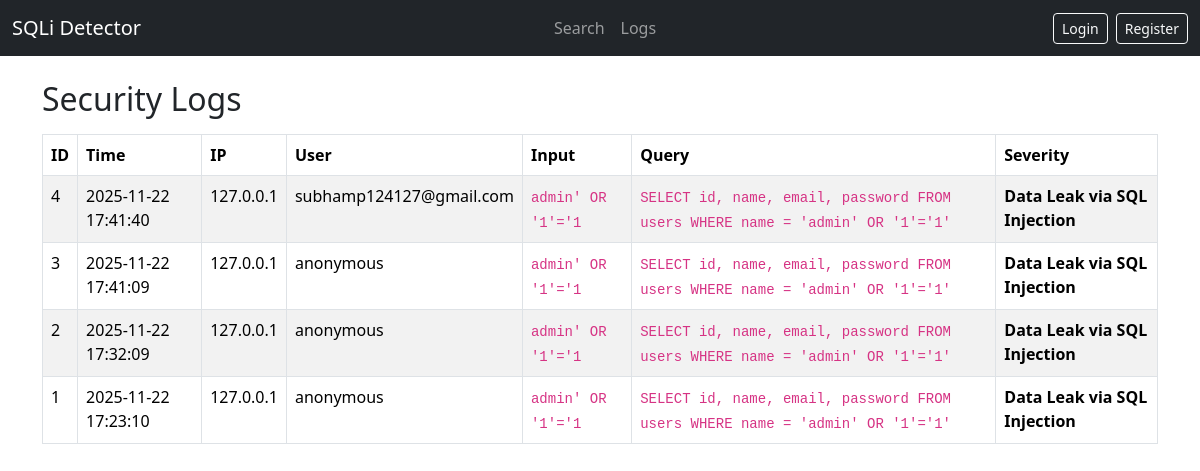
The page /admin/logs (signed in) on the database its author committed.
### tables this page shows
CREATE TABLE security_logs (
            id INTEGER PRIMARY KEY AUTOINCREMENT,
            timestamp TEXT NOT NULL,
            ip TEXT,
            username TEXT,
            input TEXT,
            query TEXT,
            severity TEXT NOT NULL
        );

### app.py (the view, shortened to what this page needs)
@app.route("/admin/logs", methods=["GET", "POST"])
def admin_logs():
    if not session.get("is_admin"):
        return render_template("logs.html", logs=None, need_password=True)
    db = get_db()
    cur = db.cursor()
    cur.execute(
        "SELECT id, timestamp, ip, username, input, query, severity "
        "FROM security_logs ORDER BY id DESC"
    )
    logs = cur.fetchall()
    return render_template("logs.html", logs=logs, need_password=False)

### app.py (called while the page is built)
def get_db():
    if "db" not in g:
        g.db = sqlite3.connect(APP_DB)
        g.db.row_factory = sqlite3.Row
    return g.db

### templates/logs.html
{% extends "base.html" %}
{% block content %}
<h2>Security Logs</h2>
{% if need_password %}
<form method="post" class="mt-3">
    <div class="mb-3">
        <label class="form-label">Admin Password</label>
        <input class="form-control" type="password" name="admin_pass" required>
    </div>
    <button class="btn btn-primary" type="submit">View Logs</button>
</form>
{% else %}
{% if logs and logs|length > 0 %}
<table class="table table-bordered table-striped mt-3">
    <thead>
        <tr>
            <th>ID</th>
            <th>Time</th>
            <th>IP</th>
            <th>User</th>
            <th>Input</th>
            <th>Query</th>
            <th>Severity</th>
        </tr>
    </thead>
    <tbody>
        {% for log in logs %}
        <tr>
            <td>{{ log['id'] }}</td>
            <td>{{ log['timestamp'] }}</td>
            <td>{{ log['ip'] }}</td>
            <td>{{ log['username'] }}</td>
            <td><code>{{ log['input'] }}</code></td>
            <td><code>{{ log['query'] }}</code></td>
            <td><strong>{{ log['severity'] }}</strong></td>
        </tr>
        {% endfor %}
    </tbody>
</table>
{% else %}
<p class="mt-3">No logs found.</p>
{% endif %}
{% endif %}
{% endblock %}

### templates/base.html (shortened to what this page needs)
<!DOCTYPE html>
<html lang="en">
<head>
    <link
      rel="stylesheet"
      href="https://cdn.jsdelivr.net/npm/bootstrap@5.3.2/dist/css/bootstrap.min.css"
    >
</head>
<body>
<nav class="navbar navbar-expand-lg navbar-dark bg-dark mb-4">
    <div class="container-fluid">
        <a class="navbar-brand" href="{{ url_for('index') }}">SQLi Detector</a>
        <div>
            <ul class="navbar-nav me-auto mb-2 mb-lg-0">
                <li class="nav-item"><a class="nav-link" href="{{ url_for('search') }}">Search</a></li>
                <li class="nav-item"><a class="nav-link" href="{{ url_for('admin_logs') }}">Logs</a></li>
            </ul>
        </div>
        <div class="d-flex">
            {% if session.get('user_email') %}
                <span class="navbar-text me-2">Hi, {{ session.get('user_name') }}</span>
                <a class="btn btn-outline-light btn-sm" href="{{ url_for('logout') }}">Logout</a>
            {% else %}
                <a class="btn btn-outline-light btn-sm me-2" href="{{ url_for('login') }}">Login</a>
                <a class="btn btn-outline-light btn-sm" href="{{ url_for('register') }}">Register</a>
            {% endif %}
        </div>
    </div>
</nav>
<div class="container">
    {% block content %}{% endblock %}
</div>
</body>
</html>

### rows shown on the page
security_logs: id "4", timestamp "2025-11-22 17:41:40", ip "127.0.0.1", username "subhamp124127@gmail.com", input "admin' OR '1'='1", query "SELECT id, name, email, password FROM users WHERE name = 'admin' OR '1'='1'", severity "Data Leak via SQL Injection"
security_logs: id "3", timestamp "2025-11-22 17:41:09", ip "127.0.0.1", username "anonymous", input "admin' OR '1'='1", query "SELECT id, name, email, password FROM users WHERE name = 'admin' OR '1'='1'", severity "Data Leak via SQL Injection"
security_logs: id "2", timestamp "2025-11-22 17:32:09", ip "127.0.0.1", username "anonymous", input "admin' OR '1'='1", query "SELECT id, name, email, password FROM users WHERE name = 'admin' OR '1'='1'", severity "Data Leak via SQL Injection"
security_logs: id "1", timestamp "2025-11-22 17:23:10", ip "127.0.0.1", username "anonymous", input "admin' OR '1'='1", query "SELECT id, name, email, password FROM users WHERE name = 'admin' OR '1'='1'", severity "Data Leak via SQL Injection"
